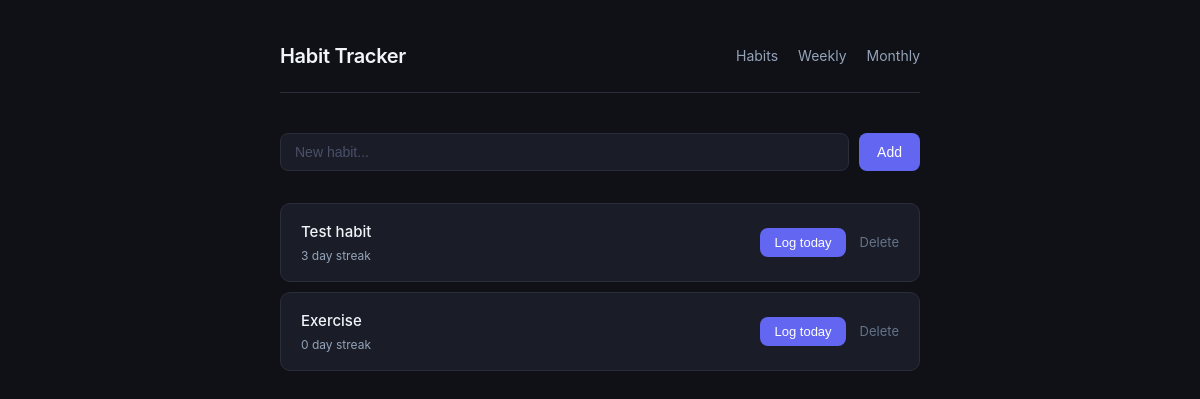
Before: / with the older database file.
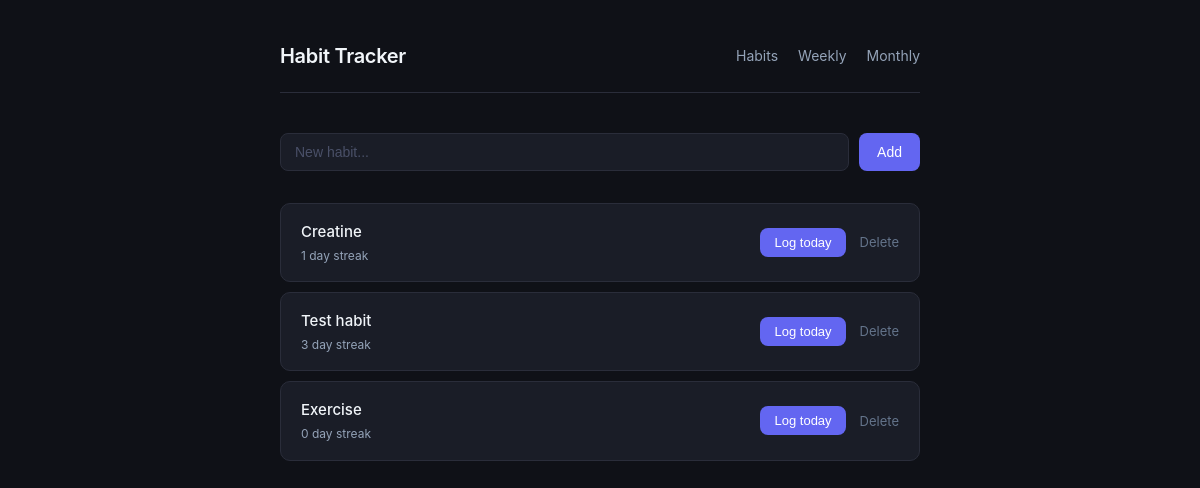
After: the same page with the newer database file.
### tables this page shows
CREATE TABLE habits (
            id INTEGER PRIMARY KEY AUTOINCREMENT,
            name TEXT NOT NULL UNIQUE,
            created_at DATE DEFAULT (DATE('now'))
        );

### app.py (the view)
@app.route("/")
def index():
    conn = get_connection()
    habits = conn.execute("SELECT * FROM habits ORDER BY created_at DESC").fetchall()
    conn.close()
    streaks = {habit["id"]: get_streak(habit["id"]) for habit in habits}
    return render_template("index.html", habits=habits, streaks=streaks)

### database.py (called while the page is built)
def get_connection():
    conn = sqlite3.connect(DB_NAME)
    conn.row_factory = sqlite3.Row
    return conn

def get_streak(habit_id):
    conn = get_connection()
    rows = conn.execute(
        "SELECT logged_date FROM logs WHERE habit_id = ? ORDER BY logged_date DESC",
        (habit_id,)
    ).fetchall()
    conn.close()
    if not rows:
        return 0
    dates = set(date.fromisoformat(row["logged_date"]) for row in rows)
    today = date.today()
    check = today if today in dates else today - timedelta(days=1)
    if check not in dates:
        return 0
    streak = 0
    while check in dates:
        streak += 1
        check -= timedelta(days=1)
    return streak

### templates/index.html (shortened to what this page needs)
{% extends "base.html" %}
{% block content %}
<section class="add-form">
    <form action="/add" method="POST">
        <input type="text" name="name" placeholder="New habit..." required>
        <button type="submit">Add</button>
    </form>
</section>
<section class="habit-list">
    {% for habit in habits %}
    <div class="habit-card">
        <div class="habit-info">
            <span class="habit-name">{{ habit["name"] }}</span>
            <span class="habit-streak">{{ streaks[habit["id"]] }} day streak</span>
        </div>
        <div class="habit-actions">
            <form action="/log/{{ habit['id'] }}" method="POST">
                <button type="submit">Log today</button>
            </form>
            <a class="delete" href="/delete/{{ habit['id'] }}">Delete</a>
        </div>
    </div>
    {% else %}
    <p class="empty">No habits yet. Add one above.</p>
    {% endfor %}
</section>
{% endblock %}

### templates/base.html (shortened to what this page needs)
<!DOCTYPE html>
<html lang="en">
<head>
    <link rel="stylesheet" href="/static/style.css">
</head>
<body>
    <div class="container">
        <header>
            <h1>Habit Tracker</h1>
            <nav>
                <a href="/">Habits</a>
                <a href="/weekly">Weekly</a>
                <a href="/monthly">Monthly</a>
            </nav>
        </header>
        <main>
            {% block content %}{% endblock %}
        </main>
    </div>
</body>
</html>

### static/style.css (style rules this page uses)
*, *::before, *::after { box-sizing: border-box; margin: 0; padding: 0; }
body { background-color: #0f1117; color: #e2e8f0; font-family: -apple-system, BlinkMacSystemFont, "Segoe UI", Roboto, sans-serif; font-size: 15px; line-height: 1.6; }
.container { max-width: 680px; margin: 0 auto; padding: 40px 20px; }
header { display: flex; align-items: center; justify-content: space-between; margin-bottom: 40px; padding-bottom: 20px; border-bottom: 1px solid #2a2d3a; }
h1 { font-size: 20px; font-weight: 600; color: #f1f5f9; letter-spacing: -0.3px; }
nav { display: flex; gap: 20px; }
nav a { color: #94a3b8; text-decoration: none; font-size: 14px; transition: color 0.15s; }
.add-form { margin-bottom: 32px; }
.add-form form { display: flex; gap: 10px; }
input[type="text"] { flex: 1; background: #1a1d27; border: 1px solid #2a2d3a; border-radius: 8px; color: #e2e8f0; font-size: 14px; padding: 10px 14px; outline: none; transition: border-color 0.15s; }
input[type="text"]::placeholder { color: #4a5068; }
button { background: #6366f1; border: none; border-radius: 8px; color: #fff; cursor: pointer; font-size: 14px; font-weight: 500; padding: 10px 18px; transition: background 0.15s; white-space: nowrap; }
.habit-list { display: flex; flex-direction: column; gap: 10px; }
.habit-card { background: #1a1d27; border: 1px solid #2a2d3a; border-radius: 10px; display: flex; align-items: center; justify-content: space-between; padding: 16px 20px; transition: border-color 0.15s; }
.habit-info { display: flex; flex-direction: column; gap: 2px; }
.habit-name { color: #f1f5f9; font-weight: 500; font-size: 15px; }
.habit-streak { color: #94a3b8; font-size: 12px; }
.habit-actions { display: flex; align-items: center; gap: 14px; }
.habit-actions form { margin: 0; }
.habit-actions button { padding: 7px 14px; font-size: 13px; }
a.delete { color: #64748b; font-size: 13px; text-decoration: none; transition: color 0.15s; }

Changed rows visible on the page:
added habits: name "Creatine", streaks "1"
